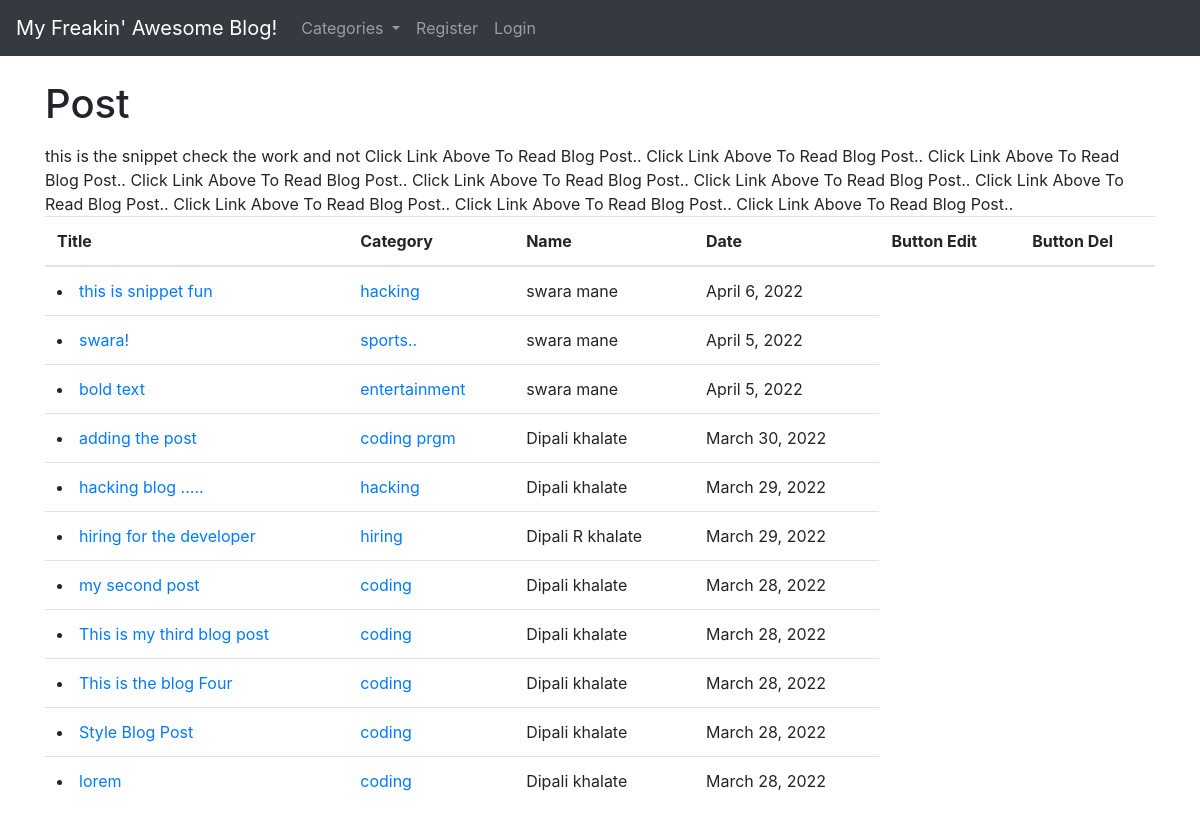
The page / on the database its author committed.
### apps/models.py (models this page shows, shortened)
class Post(models.Model):
    title = models.CharField(max_length=60)
    header_image = models.ImageField(null=True, blank=True, upload_to="images/")
    title_tag = models.CharField(max_length=60)
    author = models.ForeignKey(User, on_delete=models.CASCADE)
    body = RichTextField(blank=True, null=True)
    post_date = models.DateField(auto_now_add=True)
    category = models.CharField(max_length=60, default='coding')
    snippet = models.CharField(max_length=60)
    likes = models.ManyToManyField(User, related_name='blog_posts')

### apps/views.py (the view)
# urls.py: path('', HomeView.as_view(), name="home"),
class HomeView(ListView):
    model = Post
    template_name = 'home.html'
    ordering = ['-post_date']
    def get_context_data(self, *args, **kwargs):
        cat_menu = Category.objects.all()
        context = super(HomeView, self).get_context_data(*args, **kwargs)
        context["cat_menu"] = cat_menu
        return context

### apps/models.py (called while the page is built)
    def __str__(self):
             return self.name

### apps/templates/home.html (shortened to what this page needs)
{% extends 'base.html' %}
 {% block content %}
    <h1>Post</h1>
    <table class="table">
        <thead>
            <tr>
                <th scope="col">Title</th>
                <th scope="col">Category</th>
                <th scope="col">Name</th>
                <th scope="col">Date</th>
                <th scope="col">Button Edit </th>
                <th scope="col">Button Del </th>
            </tr>
        </thead>
        <tbody>
        <ol type="i">
            <tr>
                  {% for post in object_list %}
                <td> <li> <a href="{% url 'article-detail' post.pk %}">
                    {{ post.title }}</a>
                  </td>
                <td>
                     <a href="{% url 'category' post.category|slugify %}"> {{ post.category }}</a>
                </td>
                <td> {{ post.author.first_name }}  {{ post.author.last_name }} </td>
                    <td>{{ post.post_date }}</td>
            </tr>
    {% endfor%}
        </ol>
{% endblock %}

### apps/templates/base.html (shortened to what this page needs)
<!doctype html>
<html lang="en">
<head>
    <link rel="stylesheet" href="https://cdn.jsdelivr.net/npm/bootstrap@4.6.1/dist/css/bootstrap.min.css">
</head>
<body>
<nav class="navbar navbar-expand-lg navbar-dark bg-dark">
    <a class="navbar-brand" href="{% url 'home' %}">My Freakin' Awesome Blog!</a>
    <div class="collapse navbar-collapse" id="navbarSupportedContent">
        <ul class="navbar-nav mr-auto">
            {% if cat_menu %}
            <li class="nav-item dropdown">
                <a class="nav-link dropdown-toggle" href="#" id="navbarScrollingDropdown" role="button" data-bs-toggle="dropdown" aria-expanded="false">
                    Categories
                </a>
            </li>
            {% endif %}
            {% if user.is_authenticated %}
                <li class="nav-item">
                  <a class="nav-link" href="{% url 'add_post' %}">Add Post</a>
                </li>
                <li class="nav-item">
                    <a class="nav-link" href="{% url 'add_category' %}">Add Category</a>
                </li>
                <li class="nav-item">
                    <a class="nav-link" href="{% url 'edit_profile' %}">Edit Profile</a>
                </li>
                <li class="nav-item">
                    <a class="nav-link" href="{% url 'logout' %}">Logout </a>
                 </li>
            {% else %}
                <li class="nav-item">
                    <a class="nav-link" href="{% url 'register' %}">Register</a>
                </li>
                <li class="nav-item">
                    <a class="nav-link" href="{% url 'login' %}">Login</a>
                </li>
            {% endif %}
        </ul>
    </div>
</nav>
<br/>
<div class="container">
    {% block content %}
    {% endblock %}
</div>
</body>
</html>

### rows shown on the page
Post: title "this is snippet fun", category "hacking", author.first_name "swara", author.last_name "mane", post_date "April 6, 2022"
Post: title "swara!", category "sports..", author.first_name "swara", author.last_name "mane", post_date "April 5, 2022"
Post: title "bold text", category "entertainment", author.first_name "swara", author.last_name "mane", post_date "April 5, 2022"
Post: title "adding the post", category "coding prgm", author.first_name "Dipali", author.last_name "khalate", post_date "March 30, 2022"
Post: title "hacking blog .....", category "hacking", author.first_name "Dipali", author.last_name "khalate", post_date "March 29, 2022"
Post: title "hiring for the developer", category "hiring", author.first_name "Dipali R", author.last_name "khalate", post_date "March 29, 2022"
Post: title "my second post", category "coding", author.first_name "Dipali", author.last_name "khalate", post_date "March 28, 2022"
Post: title "This is my third blog post", category "coding", author.first_name "Dipali", author.last_name "khalate", post_date "March 28, 2022"
Post: title "This is the blog Four", category "coding", author.first_name "Dipali", author.last_name "khalate", post_date "March 28, 2022"
Post: title "Style Blog Post", category "coding", author.first_name "Dipali", author.last_name "khalate", post_date "March 28, 2022"
Post: title "lorem", category "coding", author.first_name "Dipali", author.last_name "khalate", post_date "March 28, 2022"
